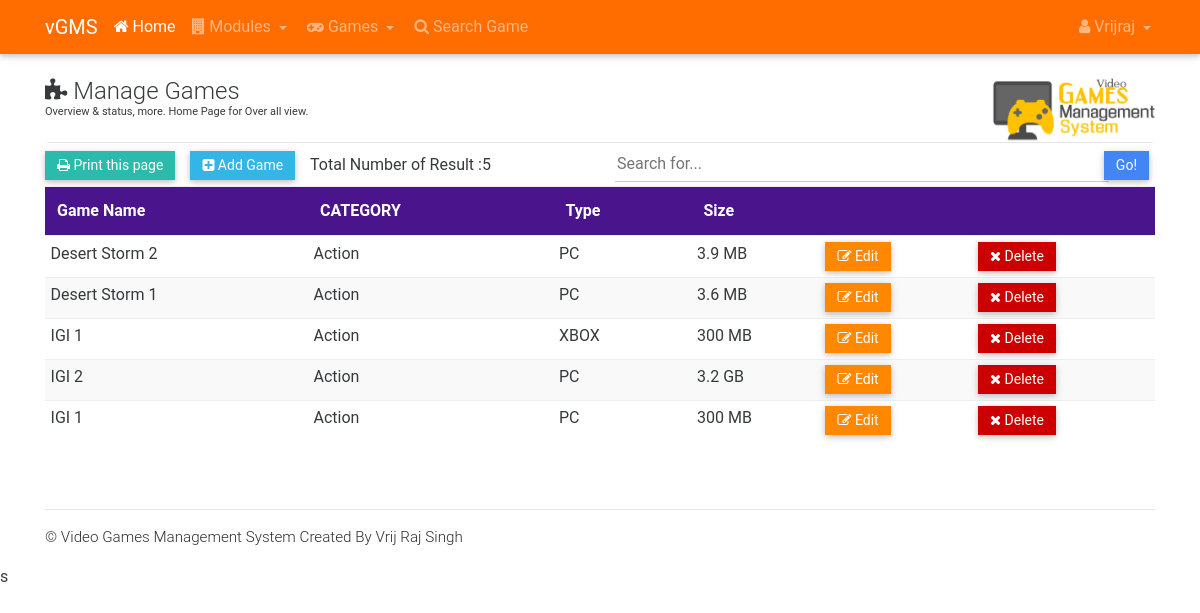
/search.php (signed in), run on the app's committed database.
### tables this page shows
CREATE TABLE `admin_data` (
  `ad_id` int(13) NOT NULL,
  `ad_user` varchar(150) NOT NULL,
  `ad_fname` varchar(150) NOT NULL,
  `ad_lname` varchar(150) NOT NULL,
  `ad_pass` varchar(200) NOT NULL,
  `ad_email` varchar(200) NOT NULL,
  `ad_avatar` text NOT NULL,
  `ad_time` timestamp NOT NULL DEFAULT CURRENT_TIMESTAMP
);

CREATE TABLE `games_data` (
  `G_ID` int(13) NOT NULL,
  `G_NAME` varchar(500) NOT NULL,
  `G_SIZE` float NOT NULL,
  `G_TIME` timestamp NOT NULL DEFAULT CURRENT_TIMESTAMP,
  `GC_ID` int(13) NOT NULL,
  `GSD_ID` int(13) NOT NULL,
  `GT_ID` int(11) NOT NULL
);

CREATE TABLE `games_cat` (
  `GC_ID` int(13) NOT NULL,
  `GC_NAME` varchar(200) NOT NULL,
  `GC_TIME` timestamp NOT NULL DEFAULT CURRENT_TIMESTAMP
);

CREATE TABLE `game_type` (
  `GT_ID` int(13) NOT NULL,
  `GT_NAME` varchar(150) NOT NULL,
  `GT_TIME` timestamp NOT NULL DEFAULT CURRENT_TIMESTAMP
);

CREATE TABLE `games_size_data` (
  `GSD_ID` int(13) NOT NULL,
  `GSD_NAME` varchar(150) NOT NULL
);

### check.php (called while the page is built, shortened)
<?php
include('connection.php');
$user_check=$_SESSION['email'];
$ses_sql =mysqli_query($db,"SELECT
ad_fname,
ad_lname,
ad_avatar,
ad_email,
ad_id
FROM admin_data WHERE ad_email='$user_check' ");
$row=mysqli_fetch_array($ses_sql,MYSQLI_ASSOC);
$login_user=$row['ad_fname'];
?>

### search.php (the view, shortened to what this page needs)
<?php
    include ("check.php");
    $x= $_GET['search_text'];
    if(!empty($x))
    {
            $query="SELECT
            G.G_ID,
            G.G_NAME,
            G.G_SIZE,
            G.GC_ID,
            GC.GC_NAME,
            GSA.GSD_ID,
            GSA.GSD_NAME,
            GT.GT_NAME
            FROM
            games_cat AS GC,
            games_data AS G,
            games_size_data AS GSA,
            game_type AS GT
            WHERE
            G.GC_ID=GC.GC_ID AND G.GSD_ID=GSA.GSD_ID AND G.GT_ID=GT.GT_ID
            AND ( G.G_NAME LIKE '%$x%' OR GC.GC_NAME LIKE '%$x%' OR GT.GT_NAME LIKE '%$x%')
            order by G_TIME DESC";
            $result = $db->query($query) or die($db->error.__LINE__);
            if ($result1=mysqli_query($db,$query))
              {
                  $rowcount=mysqli_num_rows($result1);
                  mysqli_free_result($result1);
              }
            mysqli_close($db);
    }
    else
    {
        $query="SELECT
        G.G_ID,
        G.G_NAME,
        G.G_SIZE,
        G.GC_ID,
        GC.GC_NAME,
        GSA.GSD_ID,
        GSA.GSD_NAME,
        GT.GT_NAME
        FROM
        games_cat AS GC,
        games_data AS G,
        games_size_data AS GSA,
        game_type AS GT
        WHERE
        G.GC_ID=GC.GC_ID AND G.GSD_ID=GSA.GSD_ID AND G.GT_ID=GT.GT_ID order by G_TIME DESC";
        $result = $db->query($query) or die($db->error.__LINE__);
            if ($result1=mysqli_query($db,$query))
              {
                  $rowcount=mysqli_num_rows($result1);
              }
    }
?>
<!DOCTYPE html>
<html lang="en">
<head>
    <link rel="stylesheet" href="https://maxcdn.bootstrapcdn.com/font-awesome/4.6.0/css/font-awesome.min.css">
    <link href="/gms/css/bootstrap.min.css" rel="stylesheet">
    <link href="/gms/css/mdb.min.css" rel="stylesheet">
</head>
<body style="">
<?php require 'nav.php';?>
<br>
<div class="container animated fadeInUp">
    <div class="row">
        <div class="col-md-6" style="background-color:">
            <h4 style="margin-top:0%;margin-bottom:0px"><i class="fa fa-puzzle-piece animated fadeInDown" aria-hidden="true"></i> Manage Games</h4>
            <p style="font-size:11px;margin-top:0px">Overview & status, more. Home Page for Over all view. </p>
        </div>
        <div class="col-md-6 hidden-sm-down" style="background-color:">
            <img src="/gms/img/gms.png" class="pull-xs-right img-fluid" width="30%">
        </div>
    </div>
    <hr style="margin:0.2%" class="no-print">
</div>
<div class="container animated fadeInUp">
    <div class="row">
        <div class="col-md-6">
            <ul class="list-inline" style="margin:0px">
                <li class="list-inline-item">
                    <button onclick="myFunction()" class="btn btn-default btn-sm no-print" style="margin:0px;"><i class="fa fa-print" aria-hidden="true"></i> Print this page</button>
                </li>
                <li class="list-inline-item">
                    <a href="/gms/addGame" class="btn-sm btn btn-info no-print"><i class="fa fa-plus-square" aria-hidden="true"></i>&nbsp;Add Game</a>
                </li>
                <li class="list-inline-item">
                    Total Number of Result :<?php echo $rowcount; ?>
                </li>
            </ul>
        </div>
        <div class="col-md-6">
            <form action="/gms/search.php" method="get" name="search_form">
                <div class="input-group">
                    <input type="text" class="" placeholder="Search for..." name="search_text">
                    <span class="input-group-btn">
                        <button class="btn btn-primary btn-sm" type="button">Go!</button>
                    </span>
                </div>
            </form>
        </div>
    </div>
</div>
<div class="container animated slideInUp " style="margin-bottom:1%">
    <div class="row">
        <div class="container">
            <div class="col-md-12 table-responsive" style="padding:0%;background-color:;margin:0px;">
                <table class="table table-striped table-hover">
                    <tr style="background-color:#4a148c;color:white;padding:0px">
                        <th >Game Name</th>
                        <th >CATEGORY</th>
                        <th >Type</th>
                        <th >Size</th>
                        <TH style="no-print"></TH>
                        <TH STYLE="no-print"></TH>
                    </tr>
                <?php
                            if($result->num_rows > 0) {
                            while($row = $result->fetch_assoc()){
                                $output ='<tr>';
                                $output .='<td style="padding:.5%">'.$row['G_NAME'].'</td>';
                                $output .='<td style="padding:.5%">'.$row['GC_NAME'].'</td>';
                                $output .='<td style="padding:.5%">'.$row['GT_NAME'].'</td>';
                                $output .='<td style="padding:.5%">'.$row['G_SIZE'].' '.$row['GSD_NAME'].'</td>';
                                $output .='<td style="padding:.5%" class="no-print"><a style="margin:0px" href="/gms/editGame/'.$row['G_ID'].'" class="btn btn-warning btn-sm no-print"><i class="fa fa-pencil-square-o" aria-hidden="true"></i> Edit</a></td>';
                                $output .='<td style="padding:.5%" class="no-print"><a style="margin:0px" href="/gms/delete_game/'.$row['G_ID'].'" class="btn btn-danger btn-sm style="no-print"" onClick="pop()"><i class="fa fa-remove" aria-hidden="true"></i> Delete</a></td>';
                                $output .='</tr>';
                                echo $output;
                            }
}                       else {
                                echo "<br>";
                                echo "<br>";
                                echo "<h3><i class='fa fa-exclamation-triangle' aria-hidden='true'></i> Sorry, no Books were found</h3>";
                        }
                        ?>
                </table>
            </div>
        </div>
    </div>
</div>
    <?php include ("footer.php"); ?>
</body>
</html>s

### nav.php (shortened to what this page needs)
<nav class="navbar navbar-dark  orange accent-4">
    <div class="container">
        <div class="collapse navbar-toggleable-xs" id="collapseEx2">
            <a class="navbar-brand" href="#">vGMS</a>
            <ul class="nav navbar-nav">
                <li class="nav-item active">
                    <a class="nav-link" href="/gms/home"><i class="fa fa-home" aria-hidden="true"></i> Home <span class="sr-only">(current)</span></a>
                </li>
                <li class="nav-item dropdown">
                    <a class="nav-link dropdown-toggle" type="button" id="dropdownMenu1" data-toggle="dropdown" aria-haspopup="true" aria-expanded="false"><i class="fa fa-building" aria-hidden="true"></i> Modules </a>
                </li>
                <li class="nav-item dropdown">
                    <a class="nav-link dropdown-toggle" type="button" id="dropdownMenu1" data-toggle="dropdown" aria-haspopup="true" aria-expanded="false"><i class="fa fa-gamepad" aria-hidden="true"></i> Games </a>
                </li>
                <li class="nav-item">
                    <a class="nav-link" href="/gms/searchGame"><i class="fa fa-search" aria-hidden="true"></i> Search Game</a>
                </li>
            </ul>
<div class="dropdown pull-xs-right hidden-xs-down">
    <ul class="nav navbar-nav">
        <li class="nav-item dropdown">
            <a class="nav-link dropdown-toggle" type="button" id="dropdownMenu1" data-toggle="dropdown" aria-haspopup="true" aria-expanded="false"><i class="fa fa-user" aria-hidden="true"></i> <?php echo $login_user; ?> </a>
        </li>
    </ul>
</div>
    </div>
</nav>

### footer.php
<footer class="animated fadeInUp" data-wow-delay="30s">
    <div class="container">
        <div class="row">
            <div class="col-md-12">
                    <br>
                    <hr>
                    <p style="color:#2E2E2E;font-size:95%" class="text-fluid">&copy; Video Games Management System Created By
                        <a style="color:#2E2E2E" href="http://vrijraj.xyz">Vrij Raj Singh </a>
                    </p>
            </div>
        </div>
    </div>
</footer>

### data on the page
admin_data: ad_fname "Vrijraj"
games_data: G_NAME "Desert Storm 2", GC_ID.GC_NAME "Action", GT_ID.GT_NAME "PC", G_SIZE "3.9", GSD_ID.GSD_NAME "MB"
games_data: G_NAME "Desert Storm 1", GC_ID.GC_NAME "Action", GT_ID.GT_NAME "PC", G_SIZE "3.6", GSD_ID.GSD_NAME "MB"
games_data: G_NAME "IGI 1", GC_ID.GC_NAME "Action", GT_ID.GT_NAME "XBOX", G_SIZE "300", GSD_ID.GSD_NAME "MB"
games_data: G_NAME "IGI 2", GC_ID.GC_NAME "Action", GT_ID.GT_NAME "PC", G_SIZE "3.2", GSD_ID.GSD_NAME "GB"
games_data: G_NAME "IGI 1", GC_ID.GC_NAME "Action", GT_ID.GT_NAME "PC", G_SIZE "300", GSD_ID.GSD_NAME "MB"

### other printed values
$rowcount "5"
